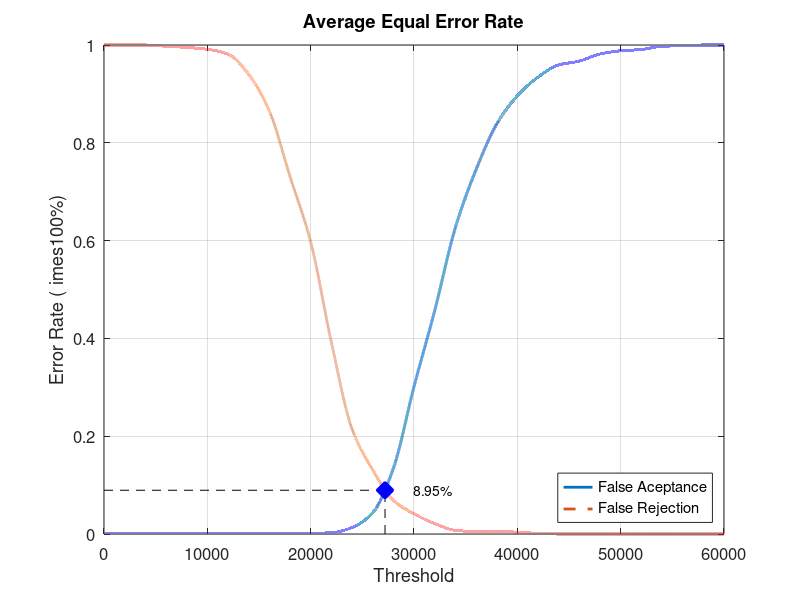
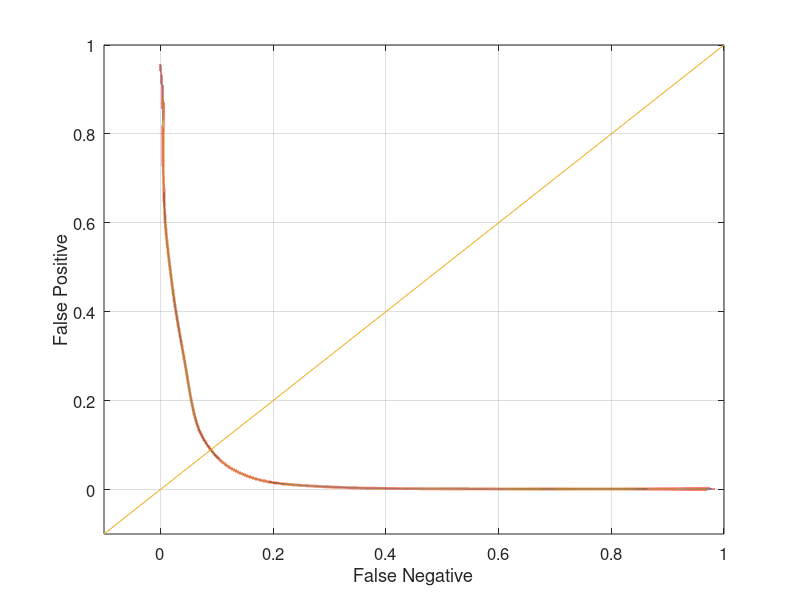

Write the MATLAB code that produced these figures, in order.
close all;
clear;
clc;
x = 0:2000:60000;
xq = 0:0.5:60000;

y0 = [0 0.00131579 0.00131579 0.00131579 0.00131579 0.00131579 0.00131579 0.00131579 0.00131579 0.00131579 0.00131579 0.00263158 0.0131579 0.0434211 0.134211 0.301316 0.456579 0.626316 0.744737 0.838158 0.896053 0.934211 0.959211 0.967105 0.981579 0.988158 0.990789 0.997368 0.998684 1 1]
yy0 = interp1(x, y0, xq, 'pchip');
y1 = [1 1 1 0.9975 0.995 0.99125 0.98125 0.94 0.865 0.73125 0.5975 0.3925 0.215 0.13125 0.06875 0.04125 0.02125 0.0075 0.005 0.005 0.00375 0.00125 0 0 0 0 0 0 0 0 0]
yy1 = interp1(x, y1, xq, 'pchip');

% Calculating EER: 
y2 = abs(y0 - y1);
find(y2 == min(y2))
yy2 = abs(yy0 - yy1);
xEER = find(yy2 == min(yy2));
xEERIndex = xq(xEER) % X-axis EER
yEER = yy0(xEER) % Y-axis EER

main = figure
plot(xq, yy0,'-','LineWidth', 2);	hold on
plot(xq, yy1,'--','LineWidth', 2);	hold on
plot([xEERIndex xEERIndex], [0 yEER], 'k--');	hold on
plot([0 xEERIndex], [yEER yEER], 'k--');	hold on
plot(xEERIndex, yEER, 'bx', 'LineWidth', 10);	hold on
text(xEERIndex + 10 * xEERIndex / 100, yEER, [num2str(round((10000 * yEER)) / 100) '%'])
legend('False Aceptance', 'False Rejection', 'Location', 'SouthEast')
xlabel('Threshold')
ylabel('Error Rate (	imes100%)')
title('Average Equal Error Rate')
set(gca, 'FontSize', 12)
axis([0 60000 0 1])
grid on

print(main, 'Experiment4AverageMain', '-dpng');
FNRxFPR = figure('Color', [1 1 1]);
plot(yy1, yy0, '-', yy1, yy0, 'LineWidth', 2);
hold on
y = -0.1:0.1:1
plot(y, y); 
set(gca, 'FontSize', 12)
xlabel('False Negative')
ylabel('False Positive')
axis([-0.1 1 -0.1 1])
set(gca, 'FontSize', 12)
grid on

print(FNRxFPR, 'Experiment4AverageFNRxFPR','-dpng');
